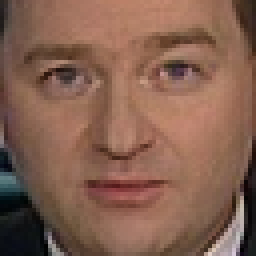
#> input picture cv10/unknown.bmp, 64 x 64 px (shown 4 times larger); its folder holds 5 pictures in this run
$ python cv10.py
#> lines starting #> are read from the running program, lines starting #| are printed output that depends on the picture
import cv2
import numpy as np
import matplotlib.pyplot as plt


def loadImage(path):
#> called with path = 'unknown.bmp'
    image = cv2.imread(path)
#> image is the input picture: shape (64, 64, 3); mean B, G, R 79.7, 96.1, 132.5
    if image is None:
        raise FileNotFoundError(f"Image at path {path} not found.")
    return image


def load_images_matrix(pattern_format="p{}{}.bmp", person_range=(1, 3), image_range=(1, 3)):
#> called with pattern_format = 'p{}{}.bmp', person_range = (1, 3), image_range = (1, 3)
    images_matrix = []
    for person_id in range(person_range[0], person_range[1] + 1):
        row = []
        for img_id in range(image_range[0], image_range[1] + 1):
            img = cv2.imread(pattern_format.format(person_id, img_id), cv2.IMREAD_GRAYSCALE)
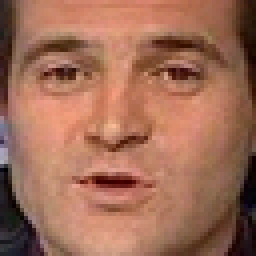
#> input picture cv10/p11.bmp, 64 x 64 px (shown 4 times larger)
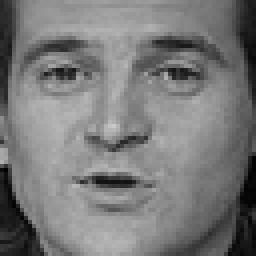
#> img: shape (64, 64) (shown 4 times larger); min 0, max 201, mean 121.1
            if img is None:
                raise ValueError(f"Image p{person_id}{img_id}.bmp could not be loaded")
            img = cv2.resize(img, (64, 64))
            img = img.flatten()
#> img = 4096 values, max 201 at index 2012, min 0 at index 2689, mean 121.1
            row.append(img)
        images_matrix.append(row)
#> pass 2 of the loop in load_images_matrix, `for person_id in range(person_range[0], person_range[1] + 1):`:
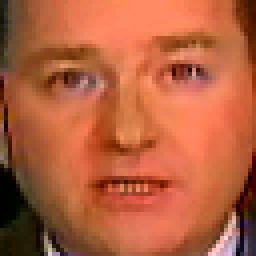
#> input picture cv10/p21.bmp, 64 x 64 px (shown 4 times larger)
#> in load_images_matrix, `img = cv2.imread(pattern_format.format(person_id, img_id), cv2.IMREAD_..`:
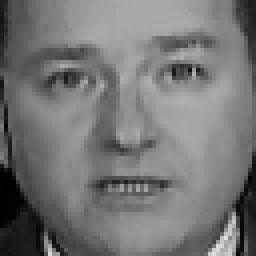
#> img: shape (64, 64) (shown 4 times larger); min 0, max 226, mean 117.4
#> in load_images_matrix, `img = img.flatten()`: img = 4096 values, max 226 at index 3832, min 0 at index 2816, mean 117.4
    return images_matrix


# [27 lines left out: functions convertToGray, create_training_data, calculate_eigenspace, not called in this run]


def project_images(E, W):
    return np.dot(E.T, W)


# [28 lines left out: functions recognize_face, display_results, not called in this run]


def main():
    try:
        unknown_image = loadImage('unknown.bmp')
        images_matrix = load_images_matrix()
        Wp, wp, W = create_training_data(images_matrix)
        E, eigenvalues, Ep = calculate_eigenspace(W)
        PI = project_images(E, W)
        person_id, image_id, min_distance_idx, distances = recognize_face(E, wp, PI, unknown_image)
        recognized_image = loadImage(f"p{person_id}{image_id}.bmp")
        display_results(unknown_image, recognized_image, person_id, image_id)
        print(f"The unknown image was recognized as: Person {person_id}, Image {image_id}")
        print(f"Euclidean distance: {distances[min_distance_idx]}")
    except FileNotFoundError as e:
        print(e)


if __name__ == "__main__":
#> (the run stopped early here; a loop or call above may not have finished)
